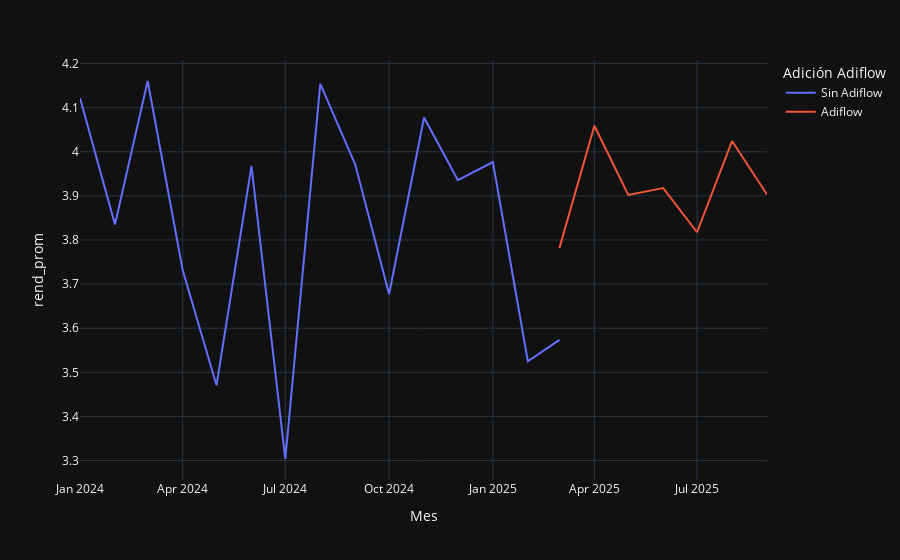

The notebook cell this image was saved under:
### Code cell
fig = px.line(
    df_filter_group[df_filter_group["MAQUINA / LINEA"]=='4'],
    x="Mes",
    y="rend_prom",
    color="Adición Adiflow",
)

fig.show()

### Figure 1 — Plotly figure (JSON) as saved in the notebook; plotly's stock layout.template omitted (floating-point values rounded to 4 significant figures)
{"data": [{"hovertemplate": "Adición Adiflow=Sin Adiflow<br>Mes=%{x}<br>rend_prom=%{y}<extra></extra>", "legendgroup": "Sin Adiflow", "line": {"color": "#636efa", "dash": "solid"}, "marker": {"symbol": "circle"}, "mode": "lines", "name": "Sin Adiflow", "orientation": "v", "showlegend": true, "type": "scatter", "x": ["2024-01", "2024-02", "2024-03", "2024-04", "2024-05", "2024-06", "2024-07", "2024-08", "2024-09", "2024-10", "2024-11", "2024-12", "2025-01", "2025-02", "2025-03"], "xaxis": "x", "y": [4.122, 3.835, 4.161, 3.732, 3.471, 3.968, 3.303, 4.154, 3.971, 3.677, 4.078, 3.936, 3.977, 3.525, 3.574], "yaxis": "y"}, {"hovertemplate": "Adición Adiflow=Adiflow<br>Mes=%{x}<br>rend_prom=%{y}<extra></extra>", "legendgroup": "Adiflow", "line": {"color": "#EF553B", "dash": "solid"}, "marker": {"symbol": "circle"}, "mode": "lines", "name": "Adiflow", "orientation": "v", "showlegend": true, "type": "scatter", "x": ["2025-03", "2025-04", "2025-05", "2025-06", "2025-07", "2025-08", "2025-09"], "xaxis": "x", "y": [3.782, 4.059, 3.902, 3.918, 3.818, 4.024, 3.903], "yaxis": "y"}], "layout": {"legend": {"title": {"text": "Adición Adiflow"}, "tracegroupgap": 0}, "margin": {"t": 60}, "xaxis": {"anchor": "y", "domain": [0, 1], "title": {"text": "Mes"}}, "yaxis": {"anchor": "x", "domain": [0, 1], "title": {"text": "rend_prom"}}}}
